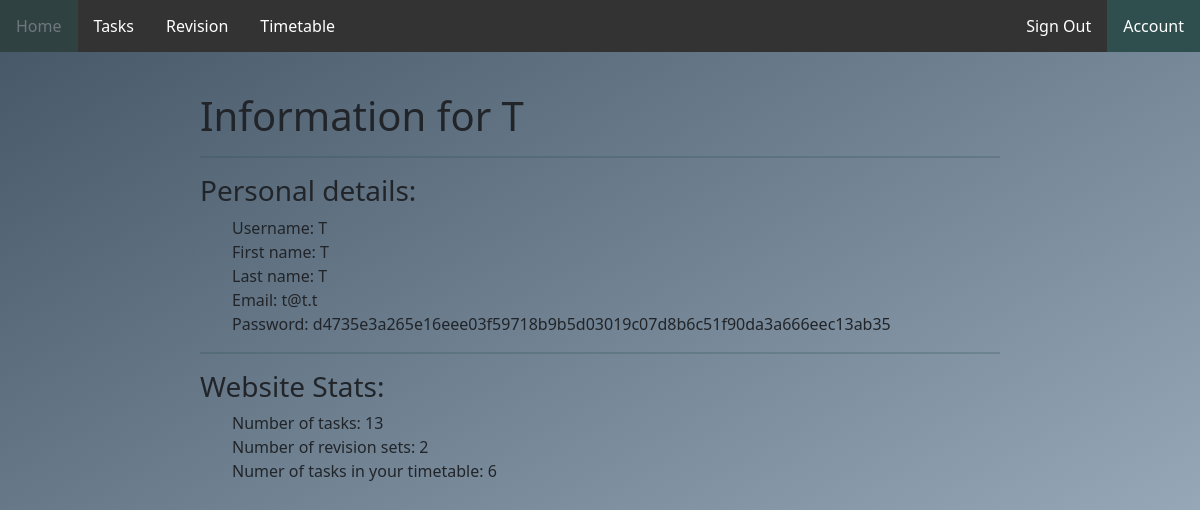
Page /account (signed in) on the committed database.
### tables this page shows
CREATE TABLE user_info (username VARCHAR PRIMARY KEY UNIQUE NOT NULL, first_name VARCHAR, last_name VARCHAR, email VARCHAR, password_hash VARCHAR);

### app.py (the view)
@app.route("/account")
def account():
    if not session.get("name"):
        return redirect("/sign_in")
    if request.method == "GET":
        username, first_name, last_name, email, password = database.get_user_details(session.get("username"))
        number_of_tasks = len(database.get_tasks_by_username("H"))
        revision_set_numer = len(session.get("revision_list_data"))
        tasks_in_timetable = session.get("timetable").get_length()
        return render_template("account.html", name=first_name, username = username, last_name = last_name, email = email, password = password, revision_set_numer=revision_set_numer, tasks_in_timetable = tasks_in_timetable, number_of_tasks = number_of_tasks)

### classes.py (called while the page is built)
    def get_length(self) -> int:
        result = 0
        for key in self.week:
            result += len(self.week[key].get_task_ids())
        return result

    def get_task_ids(self):
        details = []
        for x in self.tasks_today:
            details.append(str(x))
        return details

### database.py (called while the page is built)
def execute_and_return(query: str, arguments: tuple) -> list:
    details = []
    connection = sqlite3.connect("./nea_database.db")
    cursor = connection.execute(query, arguments).fetchall()
    for x in cursor:
        details.append(x)
    connection.commit()
    connection.close()
    return details

def get_user_details(username):
    value = execute_and_return("SELECT * FROM user_info where username = ?", (username, ))
    if value:
        details = value[0]
    else:
        details = ("", "", "", "", "")
    return details

def get_tasks_by_username(username):
    value = execute_and_return("SELECT * FROM tasks JOIN subjects ON tasks.category = subjects.subject WHERE tasks.username = ?", (username, ))
    details = []
    for x in value:
        details.append(x)
    return details

### templates/account.html
{% extends "home_layout.html" %}
{% block body %}
<div class="page-body">
    <div>
        <h1>Information for {{name}} </h1>
    </div>
    <hr>
    <div style="text-align: left;">
        <h3>Personal details:</h3>
        <ul>
            <li>Username: {{username}}</li>
            <li>First name: {{name}}</li>
            <li>Last name: {{last_name}}</li>
            <li>Email: {{email}}</li>
            <li>Password: {{ password }}</li>
        </ul>
    </div>
    <hr>
    <div style="text-align: left;">
        <h3>Website Stats:</h3>
        <ul>
            <li>Number of tasks: {{number_of_tasks}}</li>
            <li>Number of revision sets: {{revision_set_numer}}</li>
            <li>Numer of tasks in your timetable: {{tasks_in_timetable}}</li>
        </ul>
    </div>
</div>
{% endblock %}

### static/style.css (style rules this page uses)
html { min-height:100%; }
body { background:linear-gradient(150deg, #445566, #AABBCC); background-repeat: no-repeat; background-position:bottom; background-size: cover; background-attachment: fixed; font-family: system-ui, -apple-system, BlinkMacSystemFont, 'Segoe UI', Roboto, Oxygen, Ubuntu, Cantarell, 'Open Sans', 'Helvetica Neue', sans-serif; }
.page-body { margin-right: auto; margin-left: auto; margin-top: 20px; max-width: 70%; padding: 20px; }
.page-body hr { background-color: #2F4F4F; height: 2px; border: 0px; }
.page-body ul { list-style: none; }
h1, h2, h3, h4, h5 { text-align: left; }

### rows in the picture
user_info: email "t@t.t", password_hash "d4735e3a265e16eee03f59718b9b5d03019c07d8b6c51f90da3a666eec13ab35"

### other values in the picture
{{ name }} "T"
{{ username }} "T"
{{ last_name }} "T"
{{ number_of_tasks }} "13"
{{ revision_set_numer }} "2"
{{ tasks_in_timetable }} "6"
